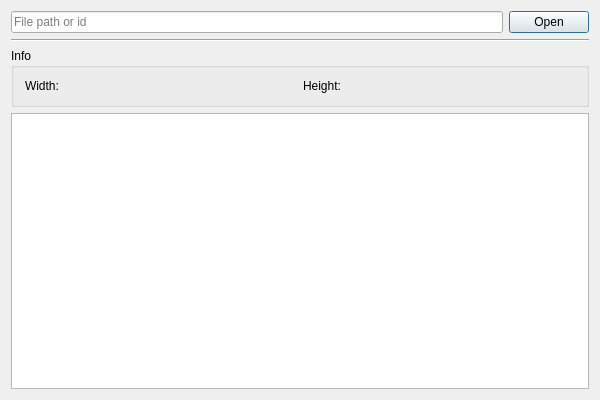
<?xml version="1.0" encoding="UTF-8"?>
<ui version="4.0">
 <class>TextureToolClass</class>
 <widget class="QDialog" name="TextureToolClass">
  <property name="geometry">
   <rect>
    <x>0</x>
    <y>0</y>
    <width>600</width>
    <height>400</height>
   </rect>
  </property>
  <property name="windowTitle">
   <string>TextureTool</string>
  </property>
  <layout class="QVBoxLayout" name="verticalLayout">
   <property name="sizeConstraint">
    <enum>QLayout::SetDefaultConstraint</enum>
   </property>
   <item>
    <layout class="QHBoxLayout" name="horizontalLayout">
     <property name="sizeConstraint">
      <enum>QLayout::SetDefaultConstraint</enum>
     </property>
     <item>
      <widget class="QLineEdit" name="lineEditName">
       <property name="placeholderText">
        <string>File path or id</string>
       </property>
      </widget>
     </item>
     <item>
      <widget class="QPushButton" name="pushButtonOpen">
       <property name="text">
        <string>Open</string>
       </property>
      </widget>
     </item>
    </layout>
   </item>
   <item>
    <widget class="Line" name="line">
     <property name="orientation">
      <enum>Qt::Horizontal</enum>
     </property>
    </widget>
   </item>
   <item>
    <widget class="QGroupBox" name="groupBox">
     <property name="title">
      <string>Info</string>
     </property>
     <layout class="QHBoxLayout" name="horizontalLayout_2">
      <item>
       <widget class="QLabel" name="labelWidth">
        <property name="text">
         <string>Width:</string>
        </property>
       </widget>
      </item>
      <item>
       <widget class="QLabel" name="labelHeight">
        <property name="text">
         <string>Height:</string>
        </property>
       </widget>
      </item>
     </layout>
    </widget>
   </item>
   <item>
    <widget class="QGraphicsView" name="graphicsView"/>
   </item>
  </layout>
 </widget>
 <layoutdefault spacing="6" margin="11"/>
 <resources/>
 <connections/>
</ui>
